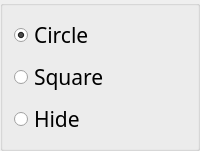
                 <widget class="QGroupBox" name="gpbx_Vertices_2">
                  <property name="sizePolicy">
                   <sizepolicy hsizetype="Minimum" vsizetype="Expanding">
                    <horstretch>0</horstretch>
                    <verstretch>0</verstretch>
                   </sizepolicy>
                  </property>
                  <property name="styleSheet">
                   <string notr="true"/>
                  </property>
                  <property name="title">
                   <string/>
                  </property>
                  <layout class="QVBoxLayout" name="verticalLayout_2">
                   <item>
                    <widget class="QRadioButton" name="rdbtn_vTypeCircle">
                     <property name="sizePolicy">
                      <sizepolicy hsizetype="Minimum" vsizetype="Expanding">
                       <horstretch>0</horstretch>
                       <verstretch>0</verstretch>
                      </sizepolicy>
                     </property>
                     <property name="font">
                      <font>
                       <family>Pastelova Demo</family>
                       <pointsize>16</pointsize>
                       <italic>false</italic>
                       <bold>false</bold>
                      </font>
                     </property>
                     <property name="styleSheet">
                      <string notr="true"/>
                     </property>
                     <property name="text">
                      <string>Circle</string>
                     </property>
                     <property name="checked">
                      <bool>true</bool>
                     </property>
                    </widget>
                   </item>
                   <item>
                    <widget class="QRadioButton" name="rdbtn_vTypeSquare">
                     <property name="sizePolicy">
                      <sizepolicy hsizetype="Minimum" vsizetype="Expanding">
                       <horstretch>0</horstretch>
                       <verstretch>0</verstretch>
                      </sizepolicy>
                     </property>
                     <property name="font">
                      <font>
                       <family>Pastelova Demo</family>
                       <pointsize>16</pointsize>
                       <italic>false</italic>
                       <bold>false</bold>
                      </font>
                     </property>
                     <property name="styleSheet">
                      <string notr="true"/>
                     </property>
                     <property name="text">
                      <string>Square</string>
                     </property>
                    </widget>
                   </item>
                   <item>
                    <widget class="QRadioButton" name="rdbtn_vTypeNoVertex">
                     <property name="sizePolicy">
                      <sizepolicy hsizetype="Minimum" vsizetype="Expanding">
                       <horstretch>0</horstretch>
                       <verstretch>0</verstretch>
                      </sizepolicy>
                     </property>
                     <property name="font">
                      <font>
                       <family>Pastelova Demo</family>
                       <pointsize>16</pointsize>
                       <italic>false</italic>
                       <bold>false</bold>
                      </font>
                     </property>
                     <property name="styleSheet">
                      <string notr="true"/>
                     </property>
                     <property name="text">
                      <string>Hide</string>
                     </property>
                    </widget>
                   </item>
                  </layout>
                 </widget>
